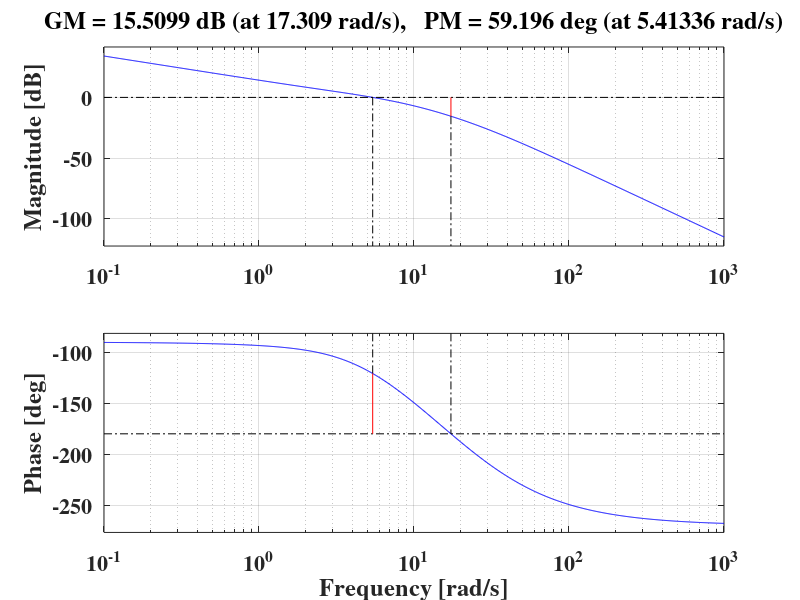

MATLAB code to generate this figure:
K=1800;
numg=[1];
deng=[1 15 50 0];
numgc=K*[1 3.5];
dengc=[1 25];
sysg=tf(numg,deng);
sysgc=tf(numgc,dengc);
sys=series(sysgc,sysg);
margin(sys)
grid on
set(findall(gcf,'type','axes'),'fontsize',16,'Fontname','Times','fontWeight','bold');
